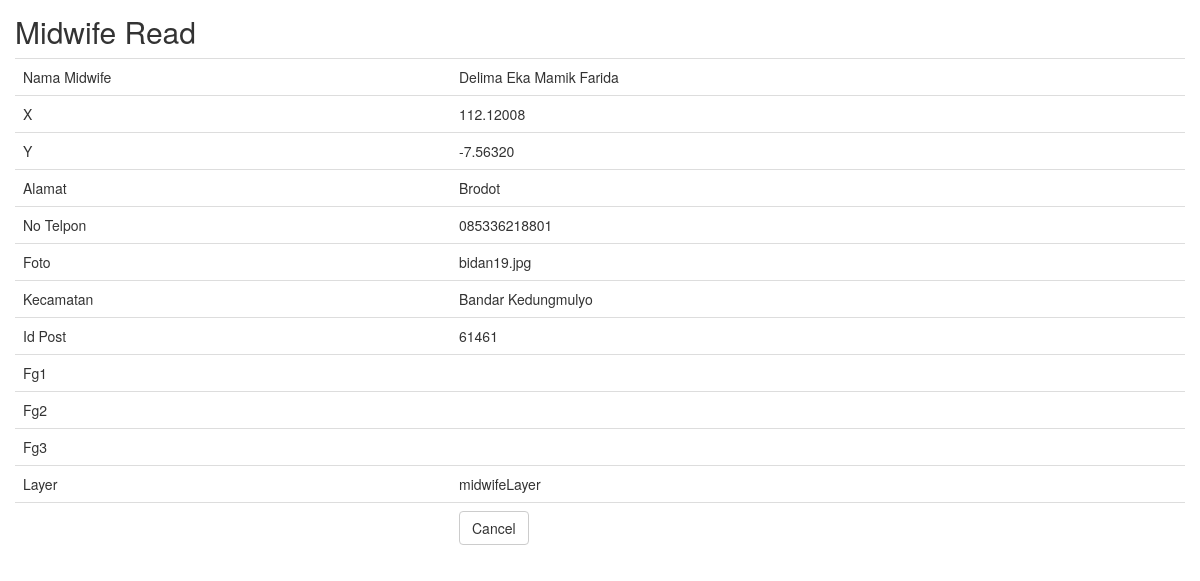
The page /midwife/read/23.html on the database its author committed.
### tables this page shows
CREATE TABLE `midwife` (
  `id_midwife` int(20) NOT NULL AUTO_INCREMENT,
  `nama_midwife` text,
  `x` double(20,5) DEFAULT NULL,
  `y` double(20,5) DEFAULT NULL,
  `alamat` text NOT NULL,
  `no_telpon` varchar(15) NOT NULL,
  `foto` varchar(50) NOT NULL,
  `kecamatan` text NOT NULL,
  `id_post` varchar(5) DEFAULT NULL,
  `fg1` varchar(50) DEFAULT NULL,
  `fg2` varchar(50) DEFAULT NULL,
  `fg3` varchar(50) DEFAULT NULL,
  `layer` varchar(50) DEFAULT NULL,
  PRIMARY KEY (`id_midwife`),
  UNIQUE KEY `OGR_FID` (`id_midwife`)
);

### application/controllers/Midwife.php (called while the page is built, shortened)
<?php
class Midwife extends CI_Controller
{
    function __construct()
    {
        $this->load->model('Midwife_model');
        $this->load->library('form_validation');
    }
    public function read($id)
    {
        $row = $this->Midwife_model->get_by_id($id);
        if ($row) {
            $data = array(
		'id_midwife' => $row->id_midwife,
		'nama_midwife' => $row->nama_midwife,
		'x' => $row->x,
		'y' => $row->y,
		'alamat' => $row->alamat,
		'no_telpon' => $row->no_telpon,
		'foto' => $row->foto,
		'kecamatan' => $row->kecamatan,
		'id_post' => $row->id_post,
		'fg1' => $row->fg1,
		'fg2' => $row->fg2,
		'fg3' => $row->fg3,
		'layer' => $row->layer,
	    );
            $this->load->view('midwife/midwife_read', $data);
        } else {
            $this->session->set_flashdata('message', 'Record Not Found');
            redirect(site_url('midwife'));
        }
    }
}

### index.php (called while the page is built, shortened)
<?php
require_once BASEPATH.'core/CodeIgniter.php';

### application/models/Midwife_model.php (called while the page is built, shortened)
<?php
class Midwife_model extends CI_Model
{
    public $table = 'midwife';
    public $id = 'id_midwife';
    function get_by_id($id)
    {
        $this->db->where($this->id, $id);
        return $this->db->get($this->table)->row();
    }
}

### application/views/midwife/midwife_read.php (the view, shortened to what this page needs)
<!doctype html>
<html>
    <head>
        <link rel="stylesheet" href="<?php echo base_url('assets-crud/bootstrap/css/bootstrap.min.css') ?>"/>
    </head>
    <body>
        <h2 style="margin-top:0px">Midwife Read</h2>
        <table class="table">
	    <tr><td>Nama Midwife</td><td><?php echo $nama_midwife; ?></td></tr>
	    <tr><td>X</td><td><?php echo $x; ?></td></tr>
	    <tr><td>Y</td><td><?php echo $y; ?></td></tr>
	    <tr><td>Alamat</td><td><?php echo $alamat; ?></td></tr>
	    <tr><td>No Telpon</td><td><?php echo $no_telpon; ?></td></tr>
	    <tr><td>Foto</td><td><?php echo $foto; ?></td></tr>
	    <tr><td>Kecamatan</td><td><?php echo $kecamatan; ?></td></tr>
	    <tr><td>Id Post</td><td><?php echo $id_post; ?></td></tr>
	    <tr><td>Fg1</td><td><?php echo $fg1; ?></td></tr>
	    <tr><td>Fg2</td><td><?php echo $fg2; ?></td></tr>
	    <tr><td>Fg3</td><td><?php echo $fg3; ?></td></tr>
	    <tr><td>Layer</td><td><?php echo $layer; ?></td></tr>
	    <tr><td></td><td><a href="<?php echo site_url('midwife') ?>" class="btn btn-default">Cancel</a></td></tr>
	</table>
        </body>
</html>

### application/views/midwife/midwife_read.php (style rules this page uses)
body { padding: 15px; }

### rows shown on the page
midwife: nama_midwife "Delima Eka Mamik Farida", x "112.12008", y "-7.56320", alamat "Brodot", no_telpon "085336218801", foto "bidan19.jpg", kecamatan "Bandar Kedungmulyo", id_post "61461", layer "midwifeLayer"
